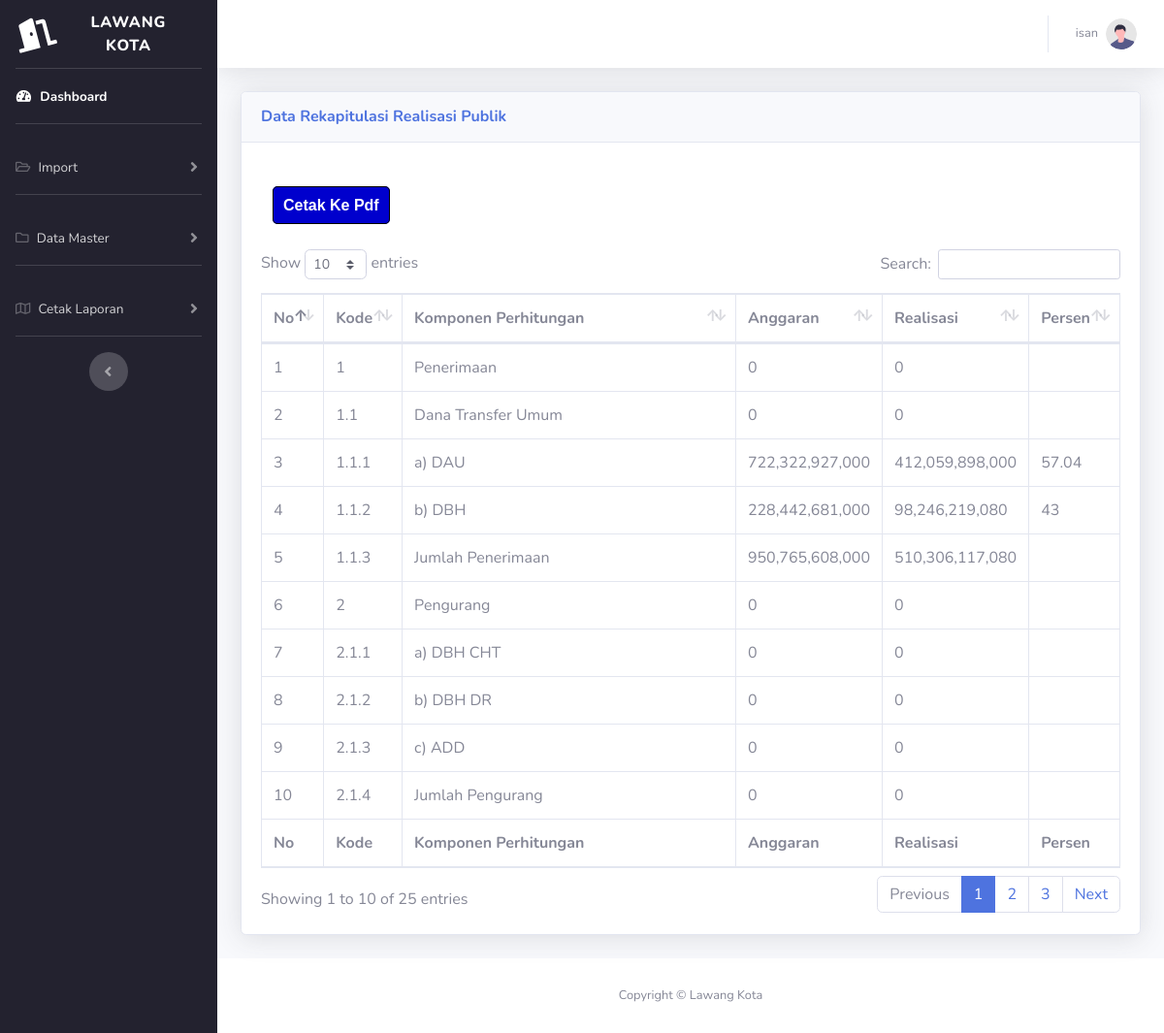
Page /rekap_publik.php (signed in) on the committed database.
### tables this page shows
CREATE TABLE `rekap_lra_publik` (
  `nomor` int(11) NOT NULL,
  `kd_urut` varchar(50) NOT NULL,
  `koper` varchar(500) NOT NULL,
  `anggaran` bigint(100) NOT NULL,
  `realisasi` bigint(100) NOT NULL,
  `persen` varchar(500) NOT NULL
);

### rekap_publik.php (the view, shortened to what this page needs)
<!DOCTYPE html>
<html lang="en">
<head>
  <link href="vendor/fontawesome-free/css/all.min.css" rel="stylesheet" type="text/css" />
  <link href="css/sb-admin-2.min.css" rel="stylesheet" />
  <link href="vendor/datatables/dataTables.bootstrap4.min.css" rel="stylesheet" />
</head>
<body id="page-top">
  <div id="wrapper">
    <ul style="background-color:#23222f;" class="navbar-nav sidebar sidebar-dark accordion" id="accordionSidebar">
      <a class="sidebar-brand d-flex align-items-center justify-content-center" href="index.php">
        <div class="sidebar-brand-icon rotate-n-15">
          <i class="fas fa-door-open"></i>
        </div>
        <div class="sidebar-brand-text mx-3">Lawang Kota<sup></sup></div>
      </a>
      <hr class="sidebar-divider my-0" />
      <li class="nav-item active">
        <a class="nav-link" href="index.php">
          <i class="fas fa-fw fa-tachometer-alt"></i>
          <span>Dashboard</span></a>
      </li>
      <hr class="sidebar-divider" />
      <li class="nav-item">
        <a class="nav-link collapsed" href="#" data-toggle="collapse" data-target="#collapseTwo" aria-expanded="true" aria-controls="collapseTwo">
          <i class="far fa-folder-open"></i>
          <span>Import</span>
        </a>
      </li>
      <hr class="sidebar-divider" />
      <li class="nav-item">
        <a class="nav-link collapsed" href="#" data-toggle="collapse" data-target="#collapseTwo2" aria-expanded="true" aria-controls="collapseTwo">
          <i class="far fa-folder"></i>
          <span>Data Master</span>
        </a>
      </li>
      <hr class="sidebar-divider" />
      <li class="nav-item">
        <a class="nav-link collapsed" href="#" data-toggle="collapse" data-target="#collapseTwo1" aria-expanded="true" aria-controls="collapseTwo">
          <i class="far fa-map"></i>
          <span>Cetak Laporan</span>
        </a>
      </li>
      <hr class="sidebar-divider d-none d-md-block" />
      <div class="text-center d-none d-md-inline">
        <button class="rounded-circle border-0" id="sidebarToggle"></button>
      </div>
    </ul>
    <div id="content-wrapper" class="d-flex flex-column">
      <div id="content">
        <nav class="navbar navbar-expand navbar-light bg-white topbar mb-4 static-top shadow">
          <ul class="navbar-nav ml-auto">
            <li class="nav-item dropdown no-arrow">
              <a class="nav-link dropdown-toggle" href="#" id="userDropdown" role="button" data-toggle="dropdown" aria-haspopup="true" aria-expanded="false">
                <span class="mr-2 d-none d-lg-inline text-gray-600 small"><?php echo $_SESSION['nama_pengguna']; ?></span>
                <img class="img-profile rounded-circle" src="img/undraw_profile.svg" />
              </a>
            </li>
          </ul>
        </nav>
        <div class="container-fluid">
          <div class="card shadow mb-4">
            <div class="card-header py-3">
              <h6 class="m-0 font-weight-bold text-primary">Data Rekapitulasi Realisasi Publik</h6>
            </div>
            <div class="card-body">
              <div style="margin: auto; width: 1183px; padding-top: 20px; padding-bottom: 20px;">
                <div class="col-auto">
                  <a class="pdf" href="lap_publik.php" Target="_blank">Cetak Ke Pdf</a>
                </div>
              </div>
              <div class="table-responsive">
                <table class="table table-bordered" id="dataTable" width="100%" cellspacing="0">
                  <thead>
                    <tr>
                      <th style='width: 3%;'>No</th>
                      <th>Kode</th>
                      <th>Komponen Perhitungan</th>
                      <th>Anggaran</th>
                      <th>Realisasi</th>
                      <th>Persen</th>
                    </tr>
                  </thead>
                  <?php
                  $no = 1;
                  include "update.php";
                  $ambildata = mysqli_query($conn, " SELECT * FROM rekap_lra_publik");
                  while ($tampil = mysqli_fetch_array($ambildata)) {
                    echo "
                                            <tr>
                                            <td>" . $no++ . "</td>
                                            <td>$tampil[kd_urut]</td>
                                            <td>$tampil[koper]</td>
                                            <td type='number'> " . number_format($tampil['anggaran']) . "</td>
                                            <td type='number'> " . number_format($tampil['realisasi']) . "</td>
                                            <td>$tampil[persen]</td>
                                            </tr>";
                  }
                  ?>
                  <tfoot>
                    <tr>
                      <th style='width: 3%;'>No</th>
                      <th>Kode</th>
                      <th>Komponen Perhitungan</th>
                      <th>Anggaran</th>
                      <th>Realisasi</th>
                      <th>Persen</th>
                    </tr>
                  </tfoot>
                </table>
              </div>
            </div>
          </div>
        </div>
      </div>
      <footer class="sticky-footer bg-white">
        <div class="container my-auto">
          <div class="copyright text-center my-auto">
            <span>Copyright &copy; Lawang Kota</span>
          </div>
        </div>
      </footer>
    </div>
  </div>
</body>
</html>

### rekap_publik.php (style rules this page uses)
.pdf { text-decoration: none; color: white; background-color: mediumblue; font-family: arial; font-weight: bold; border: 1px solid black; line-height: 50px; margin: auto; padding: 10px; border-radius: 5px; }

### rows in the picture
rekap_lra_publik: kd_urut "1", koper "Penerimaan", anggaran "0", realisasi "0"
rekap_lra_publik: kd_urut "1.1", koper "Dana Transfer Umum", anggaran "0", realisasi "0"
rekap_lra_publik: kd_urut "1.1.1", koper "a) DAU", anggaran "722,322,927,000", realisasi "412,059,898,000", persen "57.04"
rekap_lra_publik: kd_urut "1.1.2", koper "b) DBH", anggaran "228,442,681,000", realisasi "98,246,219,080", persen "43"
rekap_lra_publik: kd_urut "1.1.3", koper "Jumlah Penerimaan", anggaran "950,765,608,000", realisasi "510,306,117,080"
rekap_lra_publik: kd_urut "2", koper "Pengurang", anggaran "0", realisasi "0"
rekap_lra_publik: kd_urut "2.1.1", koper "a) DBH CHT", anggaran "0", realisasi "0"
rekap_lra_publik: kd_urut "2.1.2", koper "b) DBH DR", anggaran "0", realisasi "0"
rekap_lra_publik: kd_urut "2.1.3", koper "c) ADD", anggaran "0", realisasi "0"
rekap_lra_publik: kd_urut "2.1.4", koper "Jumlah Pengurang", anggaran "0", realisasi "0"

### other values in the picture
$_SESSION['nama_pengguna'] "isan"
